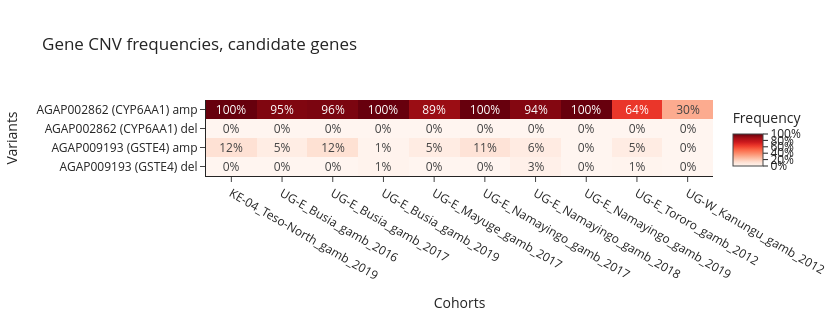

The notebook cell saved with this chart:
### Markdown cell above
## CNVs at your candidate genes

`gene_cnv_frequencies()` summarises the copy number HMM calls by gene: for each cohort it reports
the fraction of mosquitoes with more copies (`amp`) or fewer copies (`del`) than expected
(see [PAMCA W2-M4](https://anopheles-genomic-surveillance.github.io/workshop-2/module-4-cnv-frequencies.html)).
We can pass gene IDs straight to `region`. The function also returns any other gene that overlaps
the region, so we keep only our candidates.

### Code cell
cnv_frq = ag3.gene_cnv_frequencies(
    region=CANDIDATE_GENES,
    cohorts=COHORTS,
    sample_sets=SAMPLE_SETS,
    sample_query=SAMPLE_QUERY,
    drop_invariant=False,
).query("gene_id in @CANDIDATE_GENES")

ag3.plot_frequencies_heatmap(cnv_frq, title="Gene CNV frequencies, candidate genes");

### Figure 1 — Plotly figure (JSON) as saved in the notebook; plotly's stock layout.template omitted (floating-point values rounded to 4 significant figures)
{"data": [{"coloraxis": "coloraxis", "hovertemplate": "x: %{x}<br>label: %{y}<br>color: %{z}<extra></extra>", "name": "0", "texttemplate": "%{z:.0%}", "type": "heatmap", "x": ["KE-04_Teso-North_gamb_2019", "UG-E_Busia_gamb_2016", "UG-E_Busia_gamb_2017", "UG-E_Busia_gamb_2019", "UG-E_Mayuge_gamb_2017", "UG-E_Namayingo_gamb_2017", "UG-E_Namayingo_gamb_2018", "UG-E_Namayingo_gamb_2019", "UG-E_Tororo_gamb_2012", "UG-W_Kanungu_gamb_2012"], "xaxis": "x", "y": ["AGAP002862 (CYP6AA1) amp", "AGAP002862 (CYP6AA1) del", "AGAP009193 (GSTE4) amp", "AGAP009193 (GSTE4) del"], "yaxis": "y", "z": [[1.0, 0.95, 0.96, 1.0, 0.8947, 1.0, 0.9412, 1.0, 0.6429, 0.2979], [0.0, 0.0, 0.0, 0.0, 0.0, 0.0, 0.0, 0.0, 0.0, 0.0], [0.1176, 0.05, 0.12, 0.01351, 0.05263, 0.1053, 0.05882, 0.0, 0.05357, 0.0], [0.0, 0.0, 0.0, 0.01351, 0.0, 0.0, 0.02941, 0.0, 0.008929, 0.0]]}], "layout": {"coloraxis": {"cmax": 1, "cmin": 0, "colorbar": {"ticktext": ["0%", "20%", "40%", "60%", "80%", "100%"], "tickvals": [0, 0.2, 0.4, 0.6, 0.8, 1.0], "title": {"text": "Frequency"}}, "colorscale": [[0.0, "rgb(255,245,240)"], [0.125, "rgb(254,224,210)"], [0.25, "rgb(252,187,161)"], [0.375, "rgb(252,146,114)"], [0.5, "rgb(251,106,74)"], [0.625, "rgb(239,59,44)"], [0.75, "rgb(203,24,29)"], [0.875, "rgb(165,15,21)"], [1.0, "rgb(103,0,13)"]]}, "height": 320, "title": {"text": "Gene CNV frequencies, candidate genes"}, "width": 840, "xaxis": {"anchor": "y", "domain": [0.0, 1.0], "side": "bottom", "tickangle": 30, "title": {"text": "Cohorts"}}, "yaxis": {"anchor": "x", "autorange": "reversed", "domain": [0.0, 1.0], "title": {"text": "Variants"}}}}
